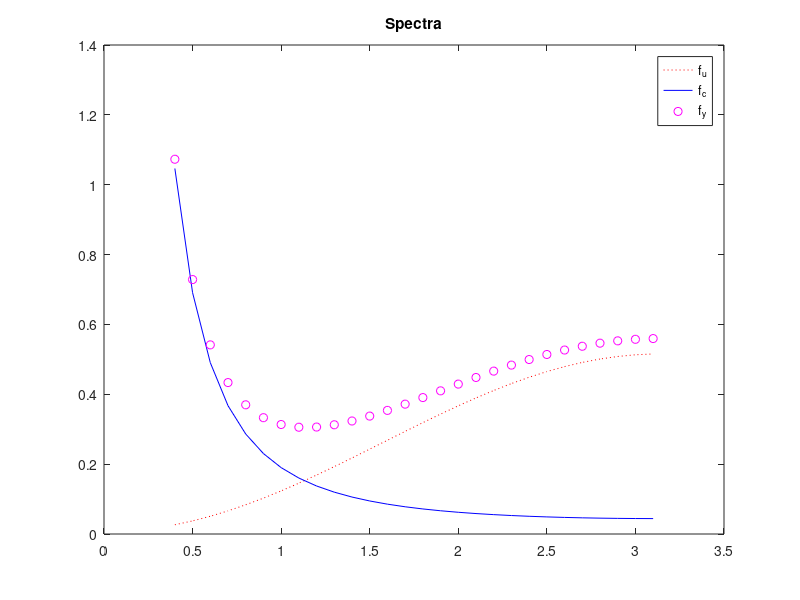

MATLAB code for this plot: (Note: this script raises an error after producing the figure.)
%% PS4Q3

clc, clear all

h=0.1
omega=0:h:3.1416
J=length(omega)
minnn=5
f_u=zeros(J,1);
f_c=f_u;
f_y=f_u;
for j=1:J
    f_u(j)= norm(1-0.8*exp(-i*omega(j)))^2*(1/(2*pi));
    f_c(j)= norm( (1/( 1-0.9*exp(-i*omega(j)) )) )^2*(1/(2*pi));
    f_y(j)=f_u(j)+f_c(j);
end

plot(omega(minnn:end),f_u(minnn:end),'r:', ...
    omega(minnn:end),f_c(minnn:end),'b', ...
    omega(minnn:end),f_y(minnn:end),'mo'), ...
    legend('f_u','f_c', 'f_y')
    title('Spectra')
Fig=gcf, PlotName='Spectra'
    FileName=['PS4Q3a.png']
    set(Fig,'name',PlotName,'numbertitle','off')
    print ('-dpng',FileName)
    
%% part (d) filtering
clc, clear all
cd('/users/mariusring/Documents/Northwestern/520 FINC Todorov/PS 4/Matlab')
y = importdata( 'simyt.asc');
c = importdata( 'simct.asc');
T=length(y);
Order=50;
c_hat=-99999*ones(length(c),1);

H=(-Order:1:Order)';
Filter=(1/pi)*sin(H)./H;
Filter(Order+1)=1;

for t=Order+1:T-Order
    c_hat(t)=y(t-Order:t+Order)'*Filter;
end

corr(c(Order+1:T-Order),c_hat(Order+1:T-Order))

Order = 1000 % just for the plot...

plot(Order+1:T-Order,c(Order+1:T-Order),Order+1:T-Order,c_hat(Order+1:T-Order),'r:'),
    legend('c','c hat'),
    title('Order=10')
Fig=gcf, PlotName=''
    FileName=['PS4Q3c.png'];
    set(Fig,'name',PlotName,'numbertitle','off');
    print ('-dpng',FileName);


%% part (e) filtering
 clear all
cd('/users/mariusring/Documents/Northwestern/520 FINC Todorov/PS 4/Matlab')
y = importdata( 'simyt.asc');
c = importdata( 'simct.asc');
T=length(y);
Order=10;
c_hat=-99999*ones(length(c),1);

H=(-Order:1:Order)';
Filter=(1/pi)*sin(H)./H;
Filter(Order+1)=1;

for t=Order+1:T-Order
    c_hat(t)=y(t-Order:t+Order)'*Filter;
end

corr(c(Order+1:T-Order),c_hat(Order+1:T-Order))

Order=1000;

plot(Order+1:T-Order,c(Order+1:T-Order),Order+1:T-Order,c_hat(Order+1:T-Order),'r:'),
    legend('c','c hat'),
    title('Order=10')
Fig=gcf, PlotName=''
    FileName=['PS4Q3d.png'];
    set(Fig,'name',PlotName,'numbertitle','off');
    print ('-dpng',FileName);

